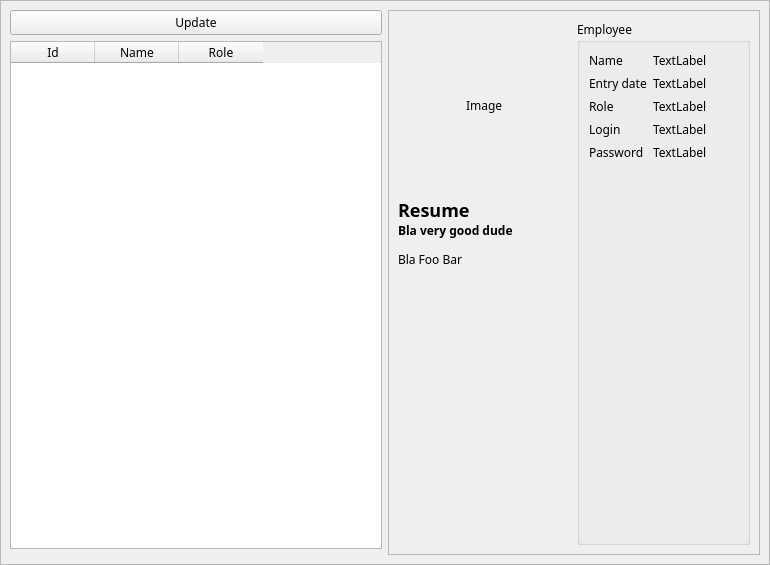
<?xml version="1.0" encoding="UTF-8"?>
<ui version="4.0">
 <class>UsersList</class>
 <widget class="QWidget" name="UsersList">
  <property name="geometry">
   <rect>
    <x>0</x>
    <y>0</y>
    <width>770</width>
    <height>565</height>
   </rect>
  </property>
  <property name="font">
   <font>
    <family>Anonymous Pro</family>
   </font>
  </property>
  <property name="windowTitle">
   <string>Form</string>
  </property>
  <layout class="QGridLayout" name="gridLayout">
   <property name="leftMargin">
    <number>0</number>
   </property>
   <property name="topMargin">
    <number>0</number>
   </property>
   <property name="rightMargin">
    <number>0</number>
   </property>
   <property name="bottomMargin">
    <number>0</number>
   </property>
   <property name="spacing">
    <number>0</number>
   </property>
   <item row="0" column="0">
    <widget class="QFrame" name="frame">
     <property name="font">
      <font>
       <family>JetBrains Mono</family>
      </font>
     </property>
     <property name="frameShape">
      <enum>QFrame::StyledPanel</enum>
     </property>
     <property name="frameShadow">
      <enum>QFrame::Raised</enum>
     </property>
     <layout class="QGridLayout" name="gridLayout_2">
      <item row="1" column="0">
       <widget class="QTableWidget" name="users_table">
        <property name="sizePolicy">
         <sizepolicy hsizetype="Expanding" vsizetype="Expanding">
          <horstretch>0</horstretch>
          <verstretch>0</verstretch>
         </sizepolicy>
        </property>
        <property name="focusPolicy">
         <enum>Qt::ClickFocus</enum>
        </property>
        <property name="contextMenuPolicy">
         <enum>Qt::ActionsContextMenu</enum>
        </property>
        <property name="editTriggers">
         <set>QAbstractItemView::NoEditTriggers</set>
        </property>
        <property name="dragEnabled">
         <bool>false</bool>
        </property>
        <property name="dragDropMode">
         <enum>QAbstractItemView::DragDrop</enum>
        </property>
        <property name="defaultDropAction">
         <enum>Qt::TargetMoveAction</enum>
        </property>
        <property name="alternatingRowColors">
         <bool>false</bool>
        </property>
        <property name="selectionMode">
         <enum>QAbstractItemView::SingleSelection</enum>
        </property>
        <property name="selectionBehavior">
         <enum>QAbstractItemView::SelectRows</enum>
        </property>
        <property name="iconSize">
         <size>
          <width>24</width>
          <height>24</height>
         </size>
        </property>
        <property name="gridStyle">
         <enum>Qt::DashDotLine</enum>
        </property>
        <property name="sortingEnabled">
         <bool>true</bool>
        </property>
        <attribute name="horizontalHeaderCascadingSectionResizes">
         <bool>true</bool>
        </attribute>
        <attribute name="horizontalHeaderMinimumSectionSize">
         <number>10</number>
        </attribute>
        <attribute name="horizontalHeaderDefaultSectionSize">
         <number>84</number>
        </attribute>
        <attribute name="horizontalHeaderShowSortIndicator" stdset="0">
         <bool>true</bool>
        </attribute>
        <attribute name="verticalHeaderCascadingSectionResizes">
         <bool>true</bool>
        </attribute>
        <attribute name="verticalHeaderMinimumSectionSize">
         <number>10</number>
        </attribute>
        <attribute name="verticalHeaderShowSortIndicator" stdset="0">
         <bool>true</bool>
        </attribute>
        <attribute name="verticalHeaderStretchLastSection">
         <bool>false</bool>
        </attribute>
        <column>
         <property name="text">
          <string>Id</string>
         </property>
        </column>
        <column>
         <property name="text">
          <string>Name</string>
         </property>
        </column>
        <column>
         <property name="text">
          <string>Role</string>
         </property>
        </column>
       </widget>
      </item>
      <item row="0" column="0">
       <widget class="QPushButton" name="update_users_Btn">
        <property name="sizePolicy">
         <sizepolicy hsizetype="Minimum" vsizetype="Fixed">
          <horstretch>0</horstretch>
          <verstretch>0</verstretch>
         </sizepolicy>
        </property>
        <property name="text">
         <string>Update</string>
        </property>
       </widget>
      </item>
      <item row="0" column="1" rowspan="3">
       <widget class="QFrame" name="frame">
        <property name="sizePolicy">
         <sizepolicy hsizetype="Expanding" vsizetype="Expanding">
          <horstretch>0</horstretch>
          <verstretch>0</verstretch>
         </sizepolicy>
        </property>
        <property name="frameShape">
         <enum>QFrame::StyledPanel</enum>
        </property>
        <layout class="QGridLayout" name="gridLayout_3">
         <item row="0" column="0" alignment="Qt::AlignHCenter|Qt::AlignVCenter">
          <widget class="QLabel" name="label">
           <property name="sizePolicy">
            <sizepolicy hsizetype="Expanding" vsizetype="Expanding">
             <horstretch>0</horstretch>
             <verstretch>0</verstretch>
            </sizepolicy>
           </property>
           <property name="maximumSize">
            <size>
             <width>37</width>
             <height>17</height>
            </size>
           </property>
           <property name="text">
            <string>Image</string>
           </property>
          </widget>
         </item>
         <item row="1" column="0" alignment="Qt::AlignTop">
          <widget class="QLabel" name="label_6">
           <property name="text">
            <string>&lt;html&gt;&lt;head/&gt;&lt;body style=&quot;line-height:0.5; &quot;&gt;&lt;h2 style=&quot; margin-top:12px; margin-bottom:12px; margin-left:0px; margin-right:0px; -qt-block-indent:0; text-indent:0px;&quot;&gt;&lt;span style=&quot;font-size:20pt; font-weight:700;&quot;&gt;Resume&lt;/span&gt;&lt;/h2&gt;&lt;p&gt;&lt;span style=&quot; font-weight:700;&quot;&gt;Bla very good dude&lt;/span&gt;&lt;/p&gt;&lt;p&gt;Bla Foo Bar&lt;/p&gt;&lt;/body&gt;&lt;/html&gt;</string>
           </property>
           <property name="textFormat">
            <enum>Qt::AutoText</enum>
           </property>
           <property name="wordWrap">
            <bool>true</bool>
           </property>
          </widget>
         </item>
         <item row="0" column="1" rowspan="3">
          <widget class="QGroupBox" name="groupBox_2">
           <property name="title">
            <string>Employee</string>
           </property>
           <layout class="QFormLayout" name="formLayout">
            <item row="0" column="0">
             <widget class="QLabel" name="label_2">
              <property name="text">
               <string>Name</string>
              </property>
             </widget>
            </item>
            <item row="0" column="1">
             <widget class="QLabel" name="label_8">
              <property name="text">
               <string>TextLabel</string>
              </property>
             </widget>
            </item>
            <item row="1" column="0">
             <widget class="QLabel" name="label_7">
              <property name="text">
               <string>Entry date</string>
              </property>
             </widget>
            </item>
            <item row="1" column="1">
             <widget class="QLabel" name="label_9">
              <property name="text">
               <string>TextLabel</string>
              </property>
             </widget>
            </item>
            <item row="2" column="0">
             <widget class="QLabel" name="label_3">
              <property name="text">
               <string>Role</string>
              </property>
             </widget>
            </item>
            <item row="2" column="1">
             <widget class="QLabel" name="label_10">
              <property name="text">
               <string>TextLabel</string>
              </property>
             </widget>
            </item>
            <item row="3" column="0">
             <widget class="QLabel" name="label_4">
              <property name="text">
               <string>Login</string>
              </property>
             </widget>
            </item>
            <item row="3" column="1">
             <widget class="QLabel" name="label_11">
              <property name="text">
               <string>TextLabel</string>
              </property>
             </widget>
            </item>
            <item row="4" column="0">
             <widget class="QLabel" name="label_5">
              <property name="text">
               <string>Password</string>
              </property>
             </widget>
            </item>
            <item row="4" column="1">
             <widget class="QLabel" name="label_12">
              <property name="text">
               <string>TextLabel</string>
              </property>
             </widget>
            </item>
           </layout>
          </widget>
         </item>
        </layout>
       </widget>
      </item>
     </layout>
    </widget>
   </item>
  </layout>
 </widget>
 <resources/>
 <connections/>
</ui>
